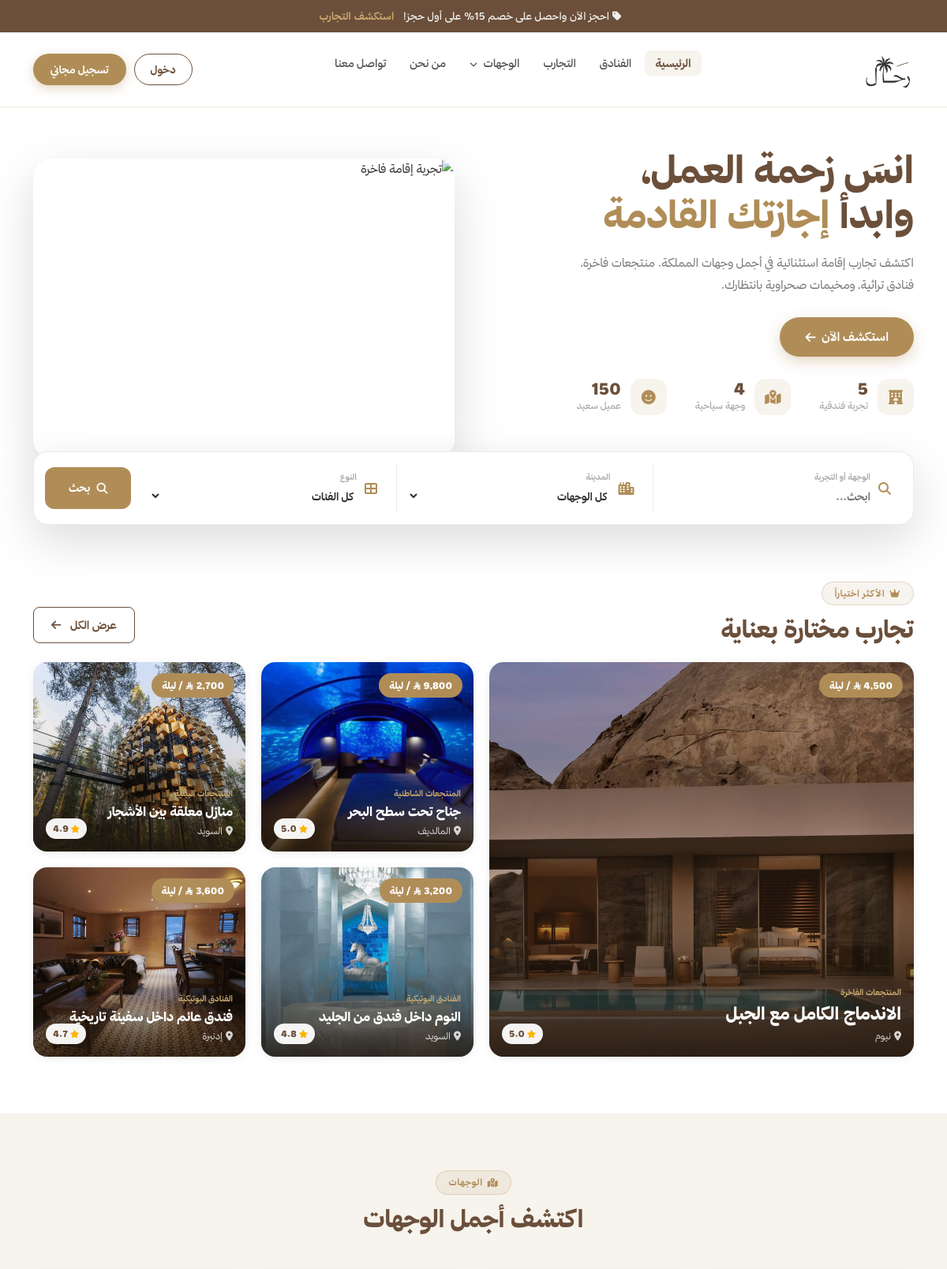
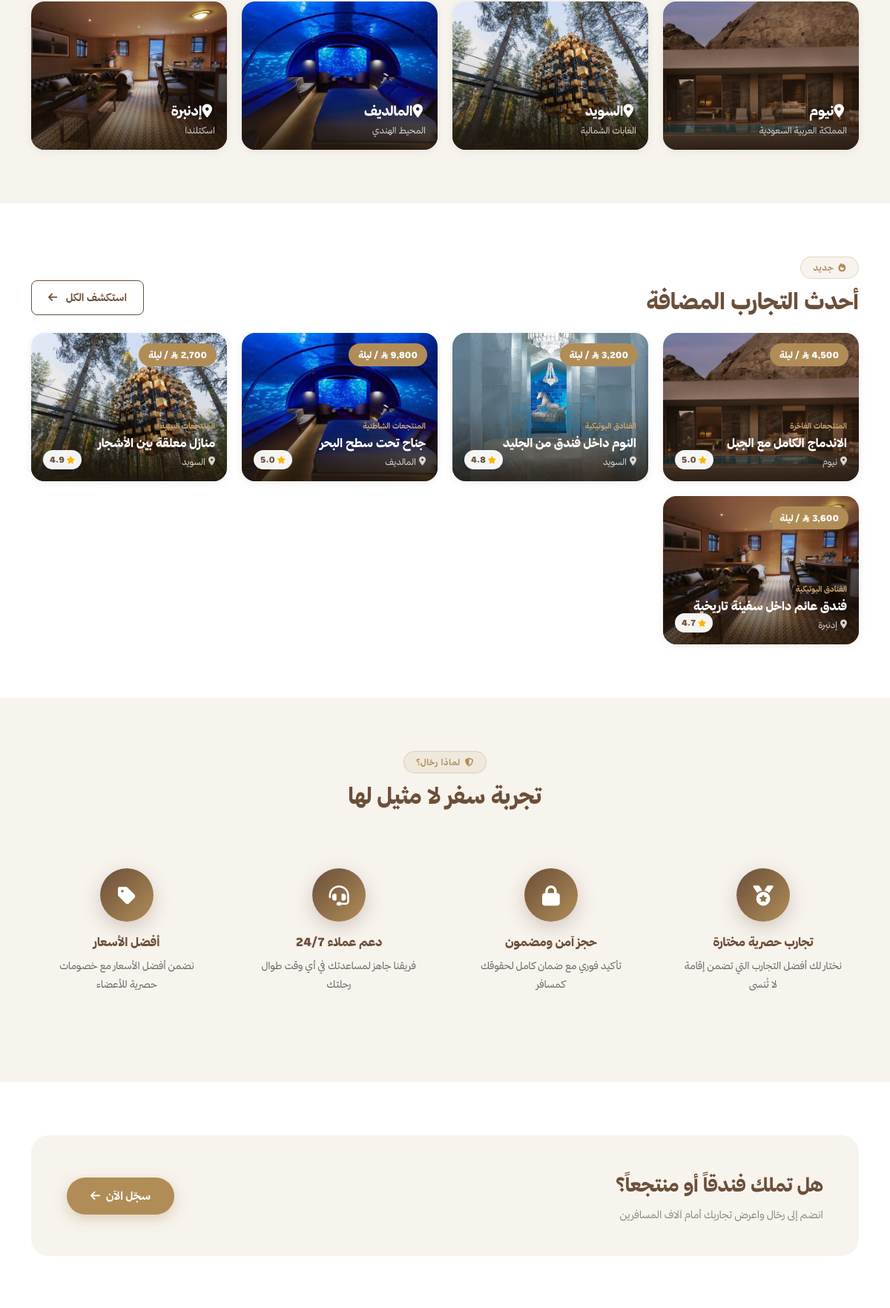
The page / (upper part) on the database its author committed (2 pictures, top to bottom).
### tables this page shows
CREATE TABLE experiences (
    experience_id INT AUTO_INCREMENT PRIMARY KEY,
    category_id INT NOT NULL,
    title VARCHAR(300) NOT NULL,
    hotel_name VARCHAR(300) NOT NULL,
    description TEXT NOT NULL,
    city VARCHAR(100) NOT NULL,
    address VARCHAR(500),
    image VARCHAR(500) DEFAULT 'default.jpg',
    price_per_night DECIMAL(10,2) NOT NULL,
    rating DECIMAL(3,1) DEFAULT 4.5,
    available_rooms INT DEFAULT 10,
    is_featured TINYINT(1) DEFAULT 0,
    created_at TIMESTAMP DEFAULT CURRENT_TIMESTAMP,
    FOREIGN KEY (category_id) REFERENCES categories(category_id) ON DELETE CASCADE
);

CREATE TABLE categories (
    category_id INT AUTO_INCREMENT PRIMARY KEY,
    category_name VARCHAR(200) NOT NULL,
    category_icon VARCHAR(100) DEFAULT 'fas fa-hotel',
    created_at TIMESTAMP DEFAULT CURRENT_TIMESTAMP
);

### includes/fig_card.php (the view, shortened to what this page needs)
<?php
$img = (isset($base_url) ? $base_url : '../') . 'assets/images/' . htmlspecialchars($exp['image'] ?? 'default.jpg');
$url = (isset($base_url) ? $base_url : '../') . 'pages/experience-details.php?id=' . (int)$exp['experience_id'];
$rating = (float)($exp['rating'] ?? 0);
?>
<a href="<?= $url ?>" class="fig-card">
  <img src="<?= $img ?>" loading="lazy"
       onerror="this.src='https://images.unsplash.com/photo-1542314831-068cd1dbfeeb?w=600&q=80'"
       alt="<?= htmlspecialchars($exp['title'] ?? '') ?>">
  <div class="fig-card-overlay"></div>
  <span class="fig-card-price"><?= number_format($exp['price_per_night'] ?? 0, 0) ?> ر.س / ليلة</span>
  <span class="fig-card-rating"><i class="fas fa-star"></i><?= number_format($rating, 1) ?></span>
  <div class="fig-card-body">
    <div class="fig-card-cat"><?= htmlspecialchars($exp['category_name'] ?? '') ?></div>
    <div class="fig-card-title"><?= htmlspecialchars($exp['title'] ?? '') ?></div>
    <div class="fig-card-loc"><i class="fas fa-map-marker-alt"></i><?= htmlspecialchars($exp['city'] ?? '') ?></div>
  </div>
</a>

### index.php (shortened to what this page needs)
<?php
require_once 'includes/connection.php';
$base_url   = '';
$featured = mysqli_fetch_all(mysqli_query($conn, "SELECT e.*, c.category_name FROM experiences e JOIN categories c ON e.category_id=c.category_id WHERE e.is_featured=1 ORDER BY e.rating DESC LIMIT 5"), MYSQLI_ASSOC);
$popular  = mysqli_fetch_all(mysqli_query($conn, "SELECT e.*, c.category_name FROM experiences e JOIN categories c ON e.category_id=c.category_id ORDER BY e.created_at DESC LIMIT 8"), MYSQLI_ASSOC);
$te = mysqli_fetch_row(mysqli_query($conn,"SELECT COUNT(*) FROM experiences"))[0] ?? 0;
$tc = mysqli_fetch_row(mysqli_query($conn,"SELECT COUNT(DISTINCT city) FROM experiences"))[0] ?? 0;
$tb = mysqli_fetch_row(mysqli_query($conn,"SELECT COUNT(*) FROM bookings"))[0] ?? 0;
include 'includes/header.php';
?>
<section class="fig-hero">
  <div class="container">
    <div class="row align-items-center g-5">
      <div class="col-lg-6">
        <h1 class="fig-hero-title">انسَ زحمة العمل،<br>وابدأ <em>إجازتك القادمة</em></h1>
        <p class="fig-hero-sub">اكتشف تجارب إقامة استثنائية في أجمل وجهات المملكة. منتجعات فاخرة، فنادق تراثية، ومخيمات صحراوية بانتظارك.</p>
        <a href="pages/experiences.php" class="fig-hero-btn">استكشف الآن <i class="fas fa-arrow-left"></i></a>
        <div class="fig-stats">
          <div class="fig-stat">
            <div class="fig-stat-ico"><i class="fas fa-hotel"></i></div>
            <div><div class="fig-stat-num counter-num" data-target="<?= (int)$te ?>"><?= (int)$te ?></div><div class="fig-stat-lbl">تجربة فندقية</div></div>
          </div>
          <div class="fig-stat">
            <div class="fig-stat-ico"><i class="fas fa-map-marked-alt"></i></div>
            <div><div class="fig-stat-num counter-num" data-target="<?= (int)$tc ?>"><?= (int)$tc ?></div><div class="fig-stat-lbl">وجهة سياحية</div></div>
          </div>
          <div class="fig-stat">
            <div class="fig-stat-ico"><i class="fas fa-smile"></i></div>
            <div><div class="fig-stat-num counter-num" data-target="<?= max((int)$tb,150) ?>"><?= max((int)$tb,150) ?></div><div class="fig-stat-lbl">عميل سعيد</div></div>
          </div>
        </div>
      </div>
      <div class="col-lg-6">
        <div class="fig-hero-img">
          <img src="assets/images/hotel1.jpg"
               onerror="this.src='https://images.unsplash.com/photo-1566073771259-6a8506099945?w=800&q=80'"
               alt="تجربة إقامة فاخرة">
        </div>
      </div>
    </div>
    <form class="fig-search" action="pages/experiences.php" method="GET">
      <div class="fig-search-item">
        <i class="fas fa-search"></i>
        <div class="fld"><label>الوجهة أو التجربة</label><input type="text" name="search" placeholder="ابحث..."></div>
      </div>
      <div class="fig-search-item">
        <i class="fas fa-city"></i>
        <div class="fld"><label>المدينة</label>
          <select name="city">
            <option value="">كل الوجهات</option>
          </select>
        </div>
      </div>
      <div class="fig-search-item">
        <i class="fas fa-th-large"></i>
        <div class="fld"><label>النوع</label>
          <select name="category">
            <option value="">كل الفئات</option>
          </select>
        </div>
      </div>
      <button type="submit" class="fig-search-btn"><i class="fas fa-search"></i> بحث</button>
    </form>
  </div>
</section>
<section class="section">
  <div class="container">
    <div class="d-flex align-items-end justify-content-between flex-wrap gap-3 mb-4">
      <div>
        <div class="sec-eyebrow"><i class="fas fa-crown"></i> الأكثر اختياراً</div>
        <h2 class="sec-title mb-0">تجارب مختارة بعناية</h2>
      </div>
      <a href="pages/experiences.php?featured=1" class="btn-outline">عرض الكل <i class="fas fa-arrow-left ms-1"></i></a>
    </div>
    <?php if (!empty($featured)): ?>
    <div class="fig-masonry">
      <?php foreach ($featured as $exp): include 'includes/fig_card.php'; endforeach; ?>
    </div>
    <?php else: ?>
    <div class="empty-state"><i class="fas fa-hotel"></i><h3>لا توجد تجارب مميزة بعد</h3></div>
    <?php endif; ?>
  </div>
</section>
<section class="section section-alt">
  <div class="container">
    <div class="text-center mb-5">
      <div class="sec-eyebrow"><i class="fas fa-map-marked-alt"></i> الوجهات</div>
      <h2 class="sec-title">اكتشف أجمل الوجهات</h2>
    </div>
    <div class="fig-cat-grid">
      <?php
      $dests = [
        ['نيوم',     'desert-rock.jpg',     'المملكة العربية السعودية'],
        ['السويد',   'treehotel.jpg',       'الغابات الشمالية'],
        ['المالديف', 'conrad-maldives.jpg', 'المحيط الهندي'],
        ['إدنبرة',   'fingal-hotel.jpg',    'اسكتلندا'],
      ];
      foreach ($dests as $d):
      ?>
      <a href="pages/experiences.php?city=<?= urlencode($d[0]) ?>" class="fig-card" style="height:200px;">
        <img src="assets/images/<?= $d[1] ?>" onerror="this.src='https://images.unsplash.com/photo-1520250497591-112f2f40a3f4?w=400&q=80'" alt="<?= htmlspecialchars($d[0]) ?>">
        <div class="fig-card-overlay"></div>
        <div class="fig-card-body">
          <div class="fig-card-title" style="font-size:18px;"><i class="fas fa-map-marker-alt ms-1"></i><?= htmlspecialchars($d[0]) ?></div>
          <div class="fig-card-loc"><?= htmlspecialchars($d[2]) ?></div>
        </div>
      </a>
      <?php endforeach; ?>
    </div>
  </div>
</section>
<section class="section">
  <div class="container">
    <div class="d-flex align-items-end justify-content-between flex-wrap gap-3 mb-4">
      <div>
        <div class="sec-eyebrow"><i class="fas fa-fire"></i> جديد</div>
        <h2 class="sec-title mb-0">أحدث التجارب المضافة</h2>
      </div>
      <a href="pages/experiences.php" class="btn-outline">استكشف الكل <i class="fas fa-arrow-left ms-1"></i></a>
    </div>
    <?php if (!empty($popular)): ?>
    <div class="fig-cat-grid">
      <?php foreach ($popular as $exp): include 'includes/fig_card.php'; endforeach; ?>
    </div>
    <?php else: ?>
    <div class="empty-state"><i class="fas fa-search"></i><h3>لا توجد تجارب بعد</h3><p><a href="admin/login.php">أضف من لوحة التحكم</a></p></div>
    <?php endif; ?>
  </div>
</section>
<section class="section section-alt">
  <div class="container">
    <div class="text-center mb-5">
      <div class="sec-eyebrow"><i class="fas fa-shield-alt"></i> لماذا رحّال؟</div>
      <h2 class="sec-title">تجربة سفر لا مثيل لها</h2>
    </div>
    <div class="features-grid">
      <div class="feature-box"><div class="feat-ico"><i class="fas fa-medal"></i></div><h4 class="feat-title">تجارب حصرية مختارة</h4><p class="feat-desc">نختار لك أفضل التجارب التي تضمن إقامة لا تُنسى</p></div>
      <div class="feature-box"><div class="feat-ico"><i class="fas fa-lock"></i></div><h4 class="feat-title">حجز آمن ومضمون</h4><p class="feat-desc">تأكيد فوري مع ضمان كامل لحقوقك كمسافر</p></div>
      <div class="feature-box"><div class="feat-ico"><i class="fas fa-headset"></i></div><h4 class="feat-title">دعم عملاء 24/7</h4><p class="feat-desc">فريقنا جاهز لمساعدتك في أي وقت طوال رحلتك</p></div>
      <div class="feature-box"><div class="feat-ico"><i class="fas fa-tag"></i></div><h4 class="feat-title">أفضل الأسعار</h4><p class="feat-desc">نضمن أفضل الأسعار مع خصومات حصرية للأعضاء</p></div>
    </div>
  </div>
</section>
<section class="section">
  <div class="container">
    <div class="fig-cta">
      <div>
        <div class="fig-cta-title">هل تملك فندقاً أو منتجعاً؟</div>
        <div class="fig-cta-sub">انضم إلى رحّال واعرض تجاربك أمام آلاف المسافرين</div>
      </div>
      <a href="pages/register.php" class="fig-hero-btn">سجّل الآن <i class="fas fa-arrow-left"></i></a>
    </div>
  </div>
</section>
<?php include 'includes/footer.php'; ?>

### rows shown on the page
experiences: image (picture), price_per_night "4,500", rating "5.0", category.category_name "المنتجعات الفاخرة", title "الاندماج الكامل مع الجبل", city "نيوم", d "المملكة العربية السعودية"
experiences: image (picture), rating "5.0", category.category_name "المنتجعات الشاطئية", title "جناح تحت سطح البحر", city "المالديف", d "المحيط الهندي"
experiences: image (picture), rating "4.9", category.category_name "المنتجعات البيئية", title "منازل معلقة بين الأشجار", city "السويد", d "الغابات الشمالية"
experiences: image (picture), price_per_night "3,200", rating "4.8", category.category_name "الفنادق البوتيكية", title "النوم داخل فندق من الجليد", city "السويد"
experiences: image (picture), rating "4.7", category.category_name "الفنادق البوتيكية", title "فندق عائم داخل سفينة تاريخية", city "إدنبرة", d "اسكتلندا"

### other values the page prints
$te "5"
$tc "4"
max((int)$tb,150) "150"
